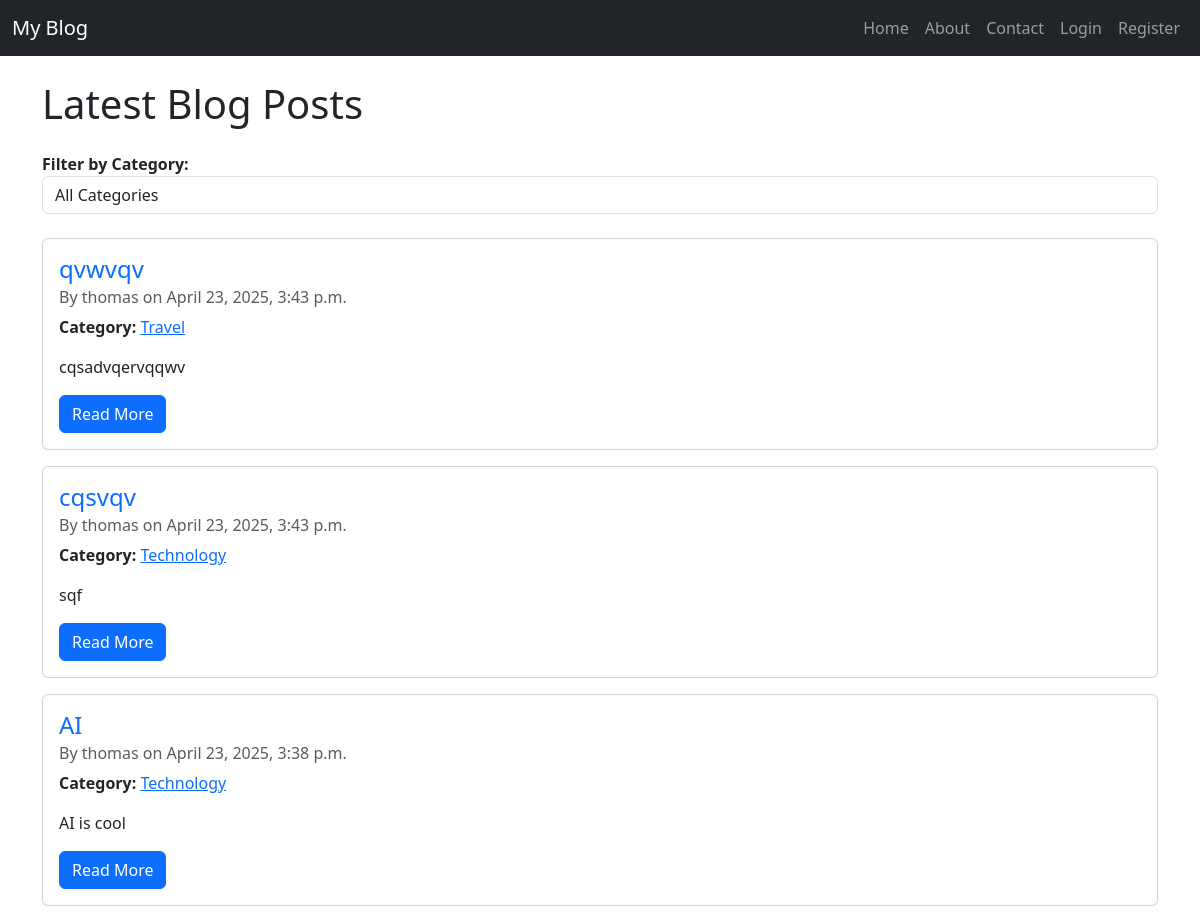
The page / on the database its author committed.
### blog/models.py (models this page shows, shortened)
class Post(models.Model):
    title = models.CharField(max_length=100)
    content = models.TextField()
    date_posted = models.DateTimeField(auto_now_add=True)
    author = models.ForeignKey(User, on_delete=models.CASCADE)
    category = models.ForeignKey(Category, on_delete=models.SET_NULL, null=True)

class Category(models.Model):
    name = models.CharField(max_length=100, unique=True)

### blog/views.py (the view)
# urls.py: path('', PostListView.as_view(), name='blog-home'),
class PostListView(ListView):
    model = Post
    template_name = 'blog/home.html'
    context_object_name = 'posts'
    ordering = ['-date_posted']
    def get_context_data(self, **kwargs):
        context = super().get_context_data(**kwargs)
        context['categories'] = Category.objects.all()
        return context

### blog/templates/blog/home.html (shortened to what this page needs)
{% extends "blog/base.html" %}
{% block content %}
    <h1 class="mb-4">Latest Blog Posts</h1>
    <form method="get" class="mb-4">
        <div class="form-group">
            <label for="categorySelect"><strong>Filter by Category:</strong></label>
            <select id="categorySelect" class="form-control" onchange="location = this.value;">
                <option value="{% url 'blog-home' %}">All Categories</option>
            </select>
        </div>
    </form>
    {% for post in posts %}
        <div class="card mb-3">
            <div class="card-body">
                <h4 class="card-title">
                    <a href="{% url 'post-detail' post.pk %}" class="text-decoration-none">{{ post.title }}</a>
                </h4>
                <h6 class="card-subtitle mb-2 text-muted">
                    By {{ post.author }} on {{ post.date_posted }}
                </h6>
                <p>
                    <strong>Category:</strong>
                    {% if post.category %}
                        <a href="{% url 'category-posts' post.category.id %}">
                            {{ post.category.name }}
                        </a>
                    {% else %}
                        Uncategorized
                    {% endif %}
                </p>
                <p class="card-text">{{ post.content|truncatechars:200 }}</p>
                <a href="{% url 'post-detail' post.pk %}" class="btn btn-primary">Read More</a>
            </div>
        </div>
    {% empty %}
        <p>No blog posts found in this category.</p>
    {% endfor %}
{% endblock %}

### blog/templates/blog/base.html (shortened to what this page needs)
<!DOCTYPE html>
<html lang="en">
<head>
    <link href="https://cdn.jsdelivr.net/npm/bootstrap@5.3.3/dist/css/bootstrap.min.css" rel="stylesheet">
</head>
<body>
    <nav class="navbar navbar-expand-lg navbar-dark bg-dark mb-4">
        <div class="container-fluid">
            <a class="navbar-brand" href="{% url 'blog-home' %}">My Blog</a>
            <div>
                <ul class="navbar-nav me-auto">
                    <li class="nav-item"><a class="nav-link" href="{% url 'blog-home' %}">Home</a></li>
                    <li class="nav-item"><a class="nav-link" href="{% url 'blog-about' %}">About</a></li>
                    <li class="nav-item"><a class="nav-link" href="{% url 'blog-contact' %}">Contact</a></li>
                    {% if user.is_authenticated %}
                        <li class="nav-item"><a class="nav-link" href="{% url 'post-create' %}">New Post</a></li>
                        <li class="nav-item"><a class="nav-link" href="{% url 'logout' %}">Logout</a></li>
                    {% else %}
                        <li class="nav-item"><a class="nav-link" href="{% url 'login' %}">Login</a></li>
                        <li class="nav-item"><a class="nav-link" href="{% url 'register' %}">Register</a></li>
                    {% endif %}
                </ul>
            </div>
        </div>
    </nav>
    <div class="container">
        {% block content %}
        {% endblock %}
    </div>
</body>
</html>

### rows shown on the page
Post: title "qvwvqv", author "thomas", date_posted "April 23, 2025, 3:43 p.m.", category.name "Travel", content "cqsadvqervqqwv"
Post: title "cqsvqv", author "thomas", date_posted "April 23, 2025, 3:43 p.m.", category.name "Technology", content "sqf"
Post: title "AI", author "thomas", date_posted "April 23, 2025, 3:38 p.m.", category.name "Technology", content "AI is cool"
